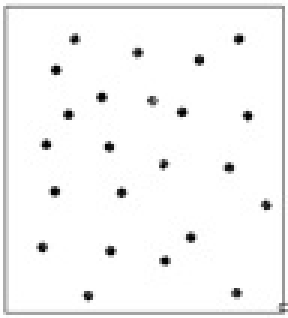
#> input picture zmax/n19_dot_binary1.png, 96 x 106 px (shown 3 times larger)
$ python -i N17_DOT_DETECTION.py   (imports and definitions only)
#> lines starting #> are read from the running program, lines starting #| are printed output that depends on the picture; after the words box and inside, x2 and y2 are one past the last pixel; in counts of white or black regions, pixels touching at a corner belong together
### library.py
import os
import PIL
import cv2
import math
import shutil
import imutils
import imageio
import numpy as np
import matplotlib.pyplot as plt
from PIL import ImageTk, ImageGrab
from moviepy.editor import VideoFileClip

import tkinter as tk
from functools import partial
from tkinter import *
from tkinter.filedialog import askopenfilename, askopenfilenames

plt.subplots_adjust(top=1, bottom=0, right=1, left=0, hspace=0, wspace=0)
plt.margins(0, 0)


def askopen(directory, ask=False, video=False):
	multiple = isinstance(directory, list)
	if ask:
		filetypes = [('Video File', '.mp4')] if video else [('Image File', '.png')]
		functionname = askopenfilenames if multiple else askopenfilename
		path_ = functionname(filetypes=filetypes)
		directory = path_ if path_ else directory
	return directory


def plot_images(window_name, titles, imgs, axis='off', r=None, c=None):
	count = len(imgs)
	if r is None and c is not None:
		r = math.ceil(count / c)
	if c is None and r is not None:
		c = math.ceil(count / r)
	if r is None and c is None:
		r = int(math.sqrt(count))
		c = math.ceil(count / r)
		(r, c) = (1, count) if count < 4 else (2, math.ceil(count/2)) if count <= 6 else (3, 3) if count <= 9 else (r, c)

	plt.close()
	plt.figure().suptitle(window_name)

	for i in range(count):
		title, img = titles[i], imgs[i]
		img = cv2.cvtColor(img, cv2.COLOR_BGR2RGB)
		plt.subplot(r, c, i + 1)
		plt.title(title)
		plt.axis(axis)
		plt.imshow(img)

	plt.show()


# [93 lines left out: functions show_frame, show_video, put_text_on_image, _image_merge, image_merge, image_resize_specified and 1 more, not called in this run]

# https://www.geeksforgeeks.org/dynamically-resize-buttons-when-resizing-a-window-using-tkinter/
# https://stackoverflow.com/questions/42920201/how-to-combine-a-rgb-image-with-a-grayed-image-in-opencv

### N17_DOT_DETECTION.py
import library
from library import *


# https://www.geeksforgeeks.org/white-and-black-dot-detection-using-opencv-python/
def dot_detection_from_binary_image():
    path = askopen('zmax/n19_dot_binary1.png')
    sample = cv2.imread(path)
#> sample is the input picture: shape (106, 96, 3); min 0, max 255, mean 245.7
    result = sample.copy()
    gray = cv2.cvtColor(result, cv2.COLOR_BGR2GRAY)
    th, threshed = cv2.threshold(gray, 100, 255, cv2.THRESH_BINARY | cv2.THRESH_OTSU)  # threshold
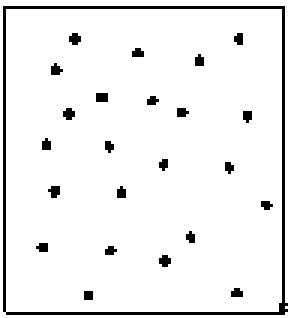
#> threshed: shape (106, 96) (shown 3 times larger); 93.8% white; black in thin lines or dots
#> th = 191
    contours = cv2.findContours(threshed, cv2.RETR_LIST, cv2.CHAIN_APPROX_SIMPLE)[-2]  # find contours
#> contours = 25 contours, 24 with area under 20; largest, box (x1, y1, x2, y2) and area: (0, 0, 96, 106) 9196
    s1, s2 = 3, 20  # filter by area
    contours_list = []

    color = [255, 0, 0]
    for contour in contours:
        if s1 < cv2.contourArea(contour) < s2:
            contours_list.append(contour)
            coordinates = [(x,y) for i in contour for (x, y) in i]
            for x,y in coordinates:
                cv2.circle(result, (x, y), 1, color, 1)
#> this loop made 25 passes
#> coordinates on pass 20: [(18, 20), (21, 23), (19, 25), (17, 25), (16, 24), (16, 22)]
#> contour on pass 1: [[95, 102]]
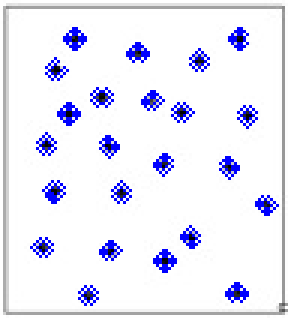
#> result: shape (106, 96, 3) (shown 3 times larger); 5.61% of pixels changed, all inside (x1, y1, x2, y2) = (10, 9, 93, 102)
#> after the loop, contours_list = 23 contours, all with area under 20

    text = f'detected_dots: {len(contours_list)}'
#> text = 'detected_dots: 23'
    titles = ['sample', text]
#> titles = ['sample', 'detected_dots: 23']
    imgs = [sample, result]
    plot_images('dot_detection_from_binary_image', titles, imgs)
#> in plot_images, `count = len(imgs)`: count = 2
#> in plot_images, `r = int(math.sqrt(count))`: r = 1
#> in plot_images, `c = math.ceil(count / r)`: c = 2
#> the loop in plot_images, `for i in range(count):` made 2 passes
#> in plot_images, `plt.show()`:
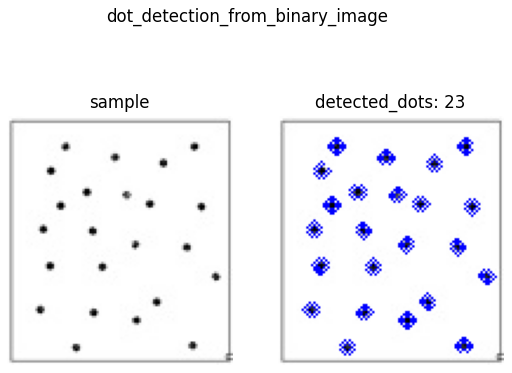
#> figure drawn by matplotlib, 2 panels


# https://stackoverflow.com/questions/44439555/count-colored-dots-in-image/44443494
def dot_detection_from_specific_colored_image():
    path = askopen('zmax/n19_dot_colored.png')
    img = cv2.imread(path)
    # apply medianBlur to smooth image before thresh holding. smooth image by 7x7 pixels, may need to adjust a bit
    blur = cv2.medianBlur(img, 7)
    # lower and upper
    red = [(0, 0, 240), (10, 10, 255)]
    green = [(0, 240, 0), (10, 255, 10)]
    yellow = [(0, 240, 250), (10, 255, 255)]
    dot_colors = [red, green, yellow]

    titles = ['sample', 'number_of_red_dot', 'number_of_green_dot', 'number_of_yellow_dot']
    imgs = [img]
    n = len(dot_colors)

    for i in range(n):
        output = img.copy()
        lower, upper = dot_colors[i]
        # apply threshhold color to white (255,255,255) and the rest to black(0,0,0)
        mask = cv2.inRange(blur, lower, upper)
        circles = cv2.HoughCircles(mask, cv2.HOUGH_GRADIENT, 1, 20, param1=20, param2=8, minRadius=0, maxRadius=60)
        count = 0

        color = [0, 0, 0]
        if circles is not None:
            # convert the (x, y) coordinates and radius of the circles to integers
            circles = np.round(circles[0, :]).astype('int')
            # loop over the (x, y) coordinates and radius of the circles
            for (x, y, r) in circles:
                # draw the circle in the output image, then draw a rectangle corresponding to the center of the circle
                cv2.circle(output, (x, y), r, color, 2)
                count = count + 1

            imgs.append(output)
            titles[i+1] = f'{titles[i+1]}: {count}'

    plot_images('dot_detection_from_specific_colored_image', titles, imgs)


# [8 lines not run here, left out]

>>> result = dot_detection_from_binary_image()

$ run again, with zmax/n19_dot_binary2.png copied over zmax/n19_dot_binary1.png
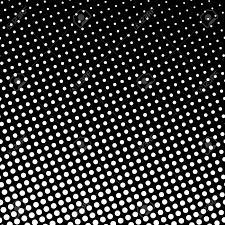
#> input picture zmax/n19_dot_binary2.png, 225 x 225 px
#> in dot_detection_from_binary_image, sample is the input picture: shape (225, 225, 3); min 0, max 255, mean 54.6
#> in dot_detection_from_binary_image, `th, threshed = cv2.threshold(gray, 100, 255, cv2.THRESH_BINARY | cv2.T..`:
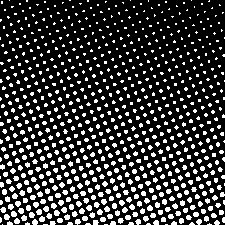
#> threshed: shape (225, 225); 21.6% white; 819 white regions (627 under 20 px)
#> th = 115
#> contours = 819 contours, 804 with area under 20; largest, box (x1, y1, x2, y2) and area: (11, 211, 17, 217) 22, (39, 216, 45, 222) 20, (4, 214, 10, 220) 20, (29, 212, 35, 218) 20, (54, 210, 60, 216) 20
#> the loop in dot_detection_from_binary_image, `for contour in contours:` made 819 passes
#> coordinates on passes 7, 8, 30, 88, 92: [(86, 223), (85, 224), (90, 224), (89, 223)], [(191, 222), (189, 224), (194, 224), (192, 222)], [(0, 217), (0, 222), (1, 221), (1, 218)], [(223, 200), (223, 203), (224, 204), (224, 200)], [(0, 200), (0, 204), (1, 204), (2, 203), (2, 201), (1, 200)]
#> after the loop in dot_detection_from_binary_image, `for contour in contours:`: contours_list = 583 contours, all with area under 20
#> text = 'detected_dots: 583'
#> titles = ['sample', 'detected_dots: 583']
#> count = 2
#> r = 1
#> c = 2
#> the loop in plot_images, `for i in range(count):` made 2 passes
#> in plot_images, `plt.show()`:
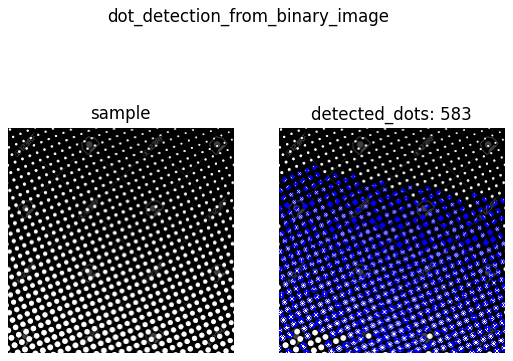
#> figure drawn by matplotlib, 2 panels
